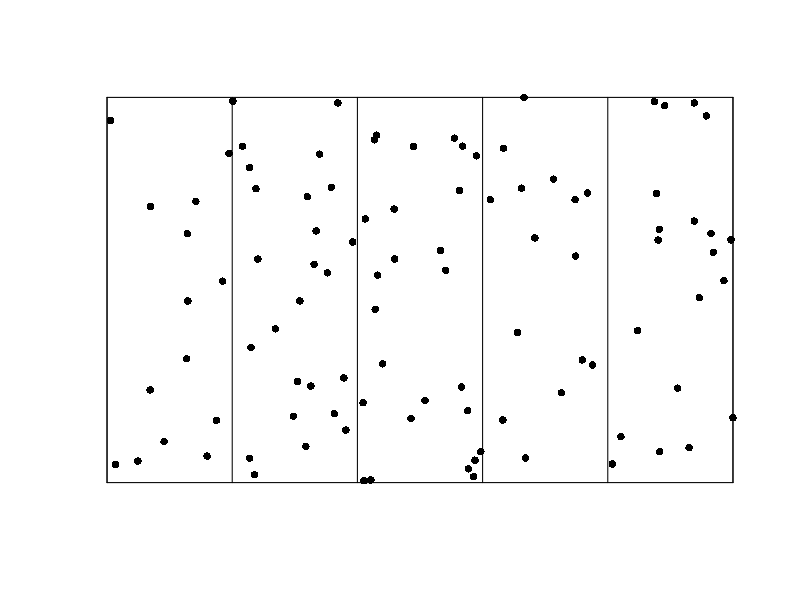
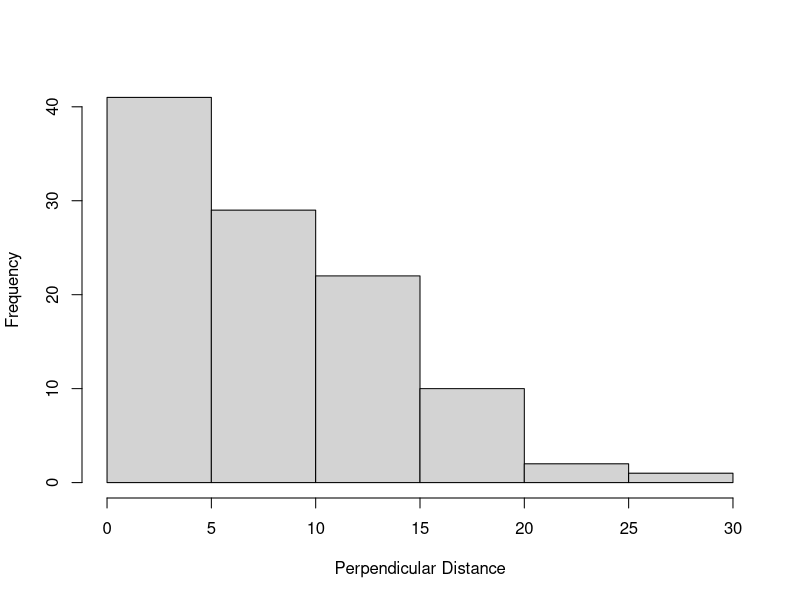
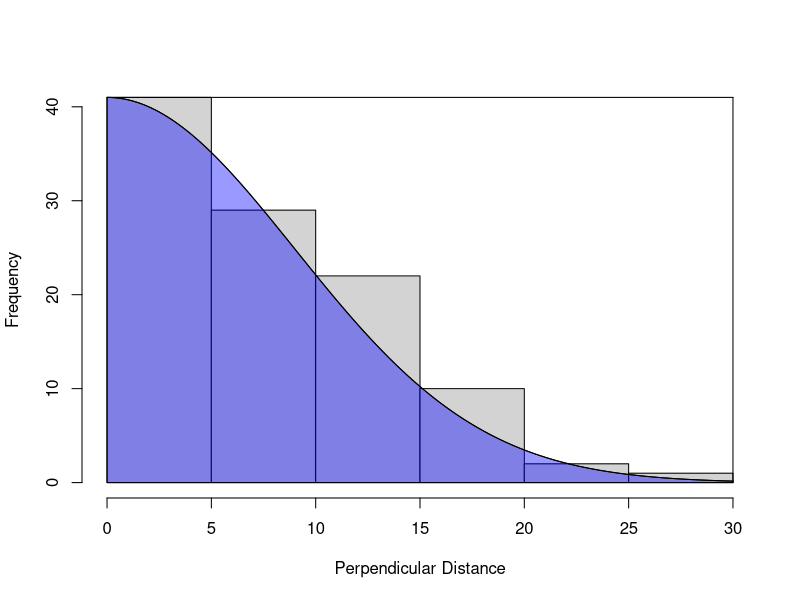

Reproduce these figures in R, in order.
#################### FIGURE 1
set.seed(45)

# generate points
x = runif(100)
y = runif(100)

# Draw them
plot(x,y,pch=16,xlim=c(0,1),ylim=c(0,1),
     bty='n',xaxt='n',yaxt='n',ann=F)

# Add survey area box horizontal lines
segments(x0=c(0,0,0,1),
         y0=c(0,0,1,0),
         x1=c(0,1,1,1),
         y1=c(1,0,1,1))

# Add strip lines and vertical box lines
segments(x0=seq(0,1,length=6),
         y0=rep(0,6),
         x1=seq(0,1,length=6),
         y1=rep(1,6))



#################### FIGURE 2
set.seed(46)

hn <- function(x,sigma){
  # half normal detection function
  return(exp(-(x**2)/(2*sigma**2)))
}

AnimalDistances <- runif(1000,min=0,max=100)

DetectionProbs <- hn(AnimalDistances, 9)
acceptance <- vector()

for(i in 1:length(DetectionProbs)){
  if (rbinom(1,1,DetectionProbs[i])){
    acceptance <- append(acceptance,
                         AnimalDistances[i])
  }
}

hist(acceptance,main='',
     xlab='Perpendicular Distance')

################## FIGURE 3


hist(acceptance,main='',
     xlab='Perpendicular Distance')

x <- seq(0,30,length=500)
y1 <- rep(41,500)
y2 <- hn(x,9)*41

# polygon(c(x,rev(x)),
#         c(y2,rev(y1)),col=rgb(1,0,0,0.5))

polygon(c(x,rev(x)),
        c(y2,rep(0,500)),col=rgb(0,0,1,0.4))

curve(hn(x,sigma=9)*41,add=TRUE)
      
segments(x0=c(0,30),
         y0=c(41,41),
         x1=c(30,30),
         y1=c(41,0))

